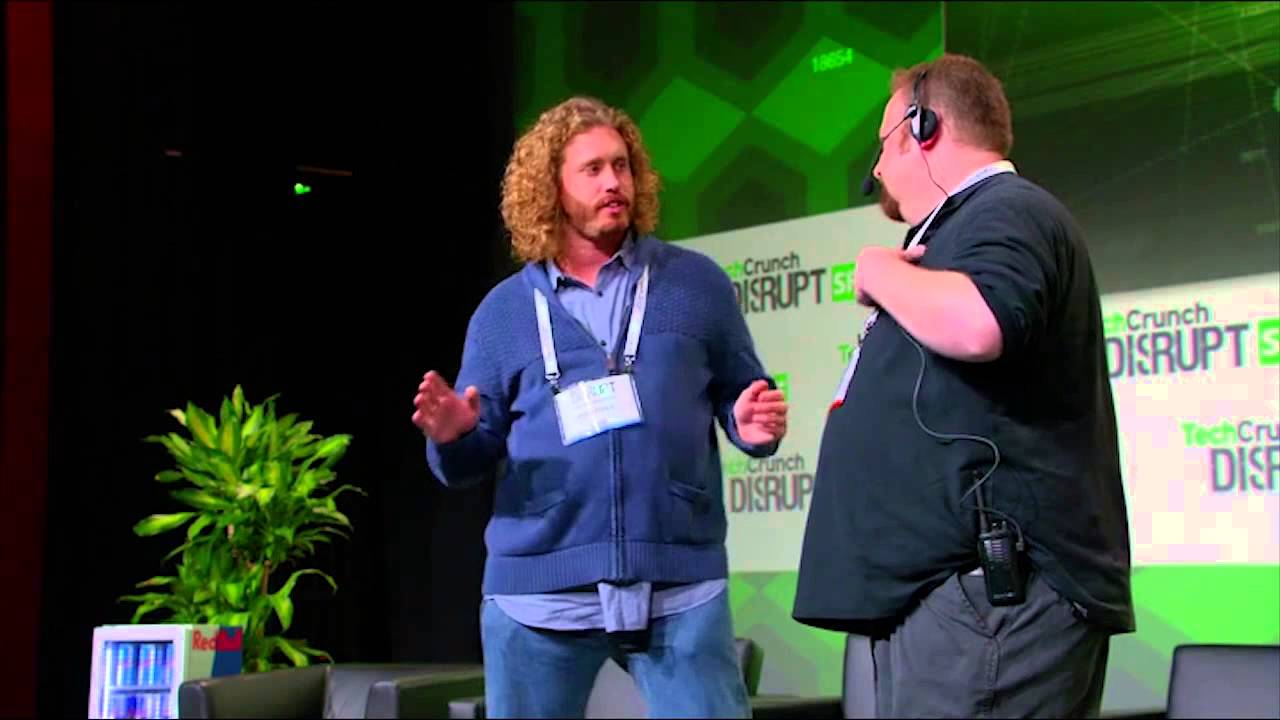
#> input picture Facial-Recognition/images/input_images/maxresdefault.jpg, 1280 x 720 px; its folder holds only this picture in this run
$ python extracting_faces.py
#> lines starting #> are read from the running program, lines starting #| are printed output that depends on the picture
import cv2
import os

images_path = "./input_images"

# crear una carpeta para guardar los rostros
if not os.path.exists("faces"):
    os.makedirs("faces")
    print("carpeta >> faces << creada")

# deteccion de rostros
faceClassification = cv2.CascadeClassifier(cv2.data.haarcascades + "haarcascade_frontalface_default.xml")

counter = 0

# recuperar el nombre de cada imagen contenida dentro de una determinada carpeta
for ImgName in os.listdir(images_path):
    image_path = os.path.join(images_path, ImgName)
    # leer imagen de la ruta definida
    image = cv2.imread(image_path)
#> image is the input picture: shape (720, 1280, 3); mean B, G, R 59.8, 67.5, 58
    # aplicar el detector facial sobre cada imagen
    # para obtener la informacion de la ubicacion de los rostros
    faces = faceClassification.detectMultiScale(image, 1.1, 5)
#> faces = [[558, 129, 100, 100]]
    # acceder a la informacion obtenida
    for (x, y, w, h) in faces: # izq, der, ancho y alto
        # dibujar el bbox
        #cv2.rectangle(image, (x,y),(x+w,y+h), (0,255,0),3)
        # guardar en una variable las coordenadas del rostro de cada imagen
        face = image[y:y+h, x:x+w]
        # redimensionar para que las imagenes tengan el mismo ancho y alto
        face = cv2.resize(face, (160,160))
        # guardar la imagen del rostro redimensionado
        cv2.imwrite("faces/"+str(counter)+ ".jpg", face)
        counter += 1
#> this loop made 1 pass
#> (x, y, w, h, counter) on pass 1: (558, 129, 100, 100, 1)
#> pass 1, `face = image[y:y+h, x:x+w]`:
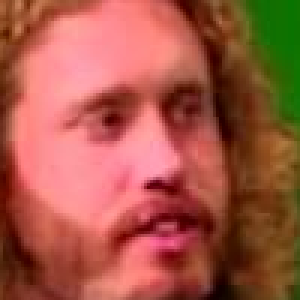
#> face: shape (100, 100, 3) (shown 3 times larger); mean B, G, R 70, 87.8, 164.7
#> after the loop, counter = 1

        # [7 lines of commented-out code are left out]

$ run again, on Facial-Recognition/images/input_images/sv.jpg
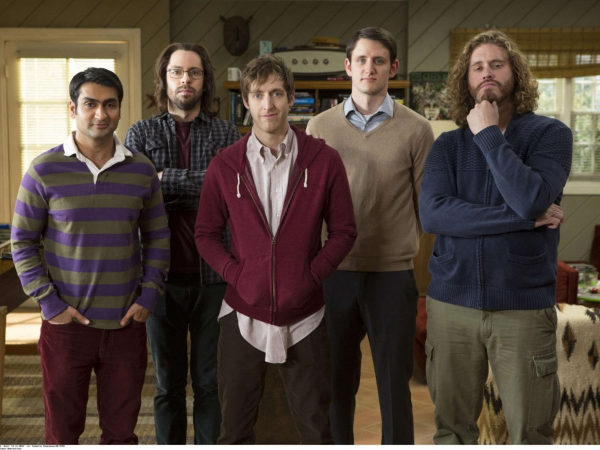
#> input picture Facial-Recognition/images/input_images/sv.jpg, 1200 x 900 px (shown at 1/2 size)
#> image is the input picture: shape (900, 1200, 3); mean B, G, R 57.7, 67.3, 80.9
#> faces = [[164, 838, 51, 51], [925, 94, 99, 99], [324, 108, 94, 94], [486, 150, 100, 100], [690, 81, 101, 101], [147, 168, 109, 109]]
#> the loop `for (x, y, w, h) in faces:` made 6 passes
#> pass 1, `face = image[y:y+h, x:x+w]`:
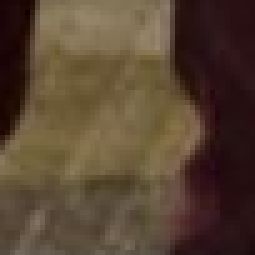
#> face: shape (51, 51, 3) (shown 5 times larger); mean B, G, R 50.6, 68.4, 87.7
#> pass 2, `face = image[y:y+h, x:x+w]`:
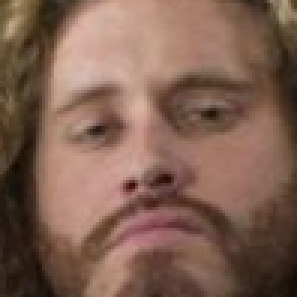
#> face: shape (99, 99, 3) (shown 3 times larger); mean B, G, R 81.8, 96.8, 128.3
#> after the loop `for (x, y, w, h) in faces:`: counter = 6
